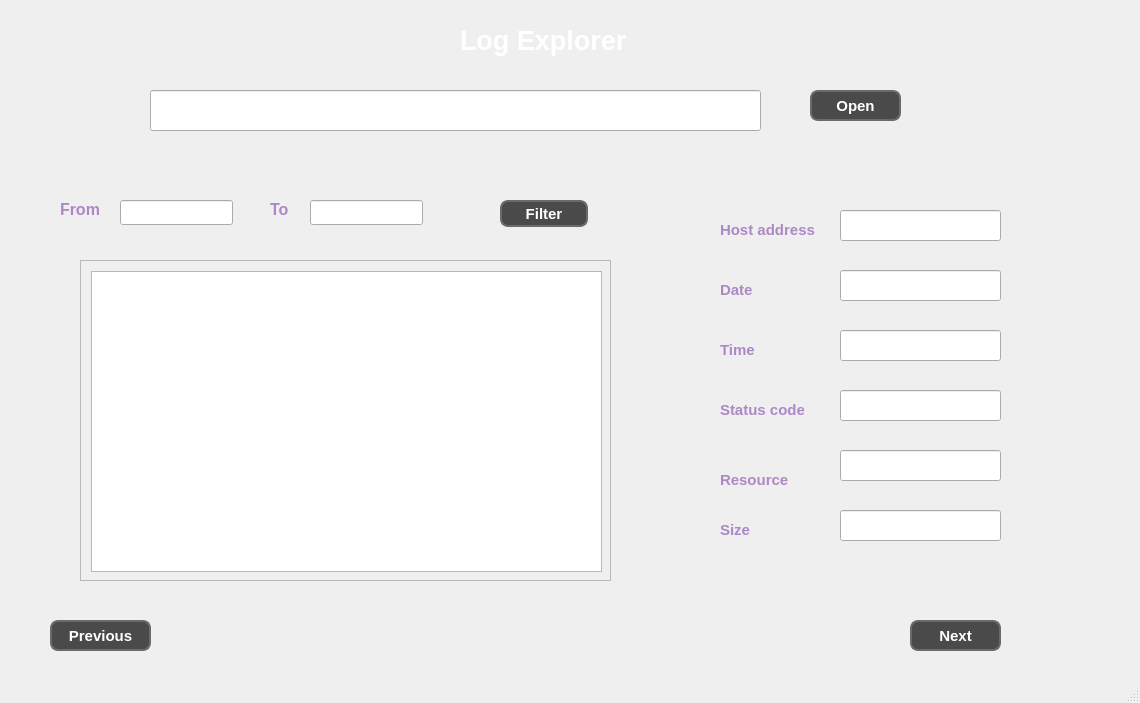
<?xml version="1.0" encoding="UTF-8"?>
<ui version="4.0">
 <class>MainWindow</class>
 <widget class="QMainWindow" name="MainWindow">
  <property name="geometry">
   <rect>
    <x>0</x>
    <y>0</y>
    <width>1140</width>
    <height>703</height>
   </rect>
  </property>
  <property name="windowTitle">
   <string>MainWindow</string>
  </property>
  <property name="styleSheet">
   <string notr="true"/>
  </property>
  <widget class="QWidget" name="centralwidget">
   <widget class="QPushButton" name="openLogButton">
    <property name="geometry">
     <rect>
      <x>810</x>
      <y>90</y>
      <width>91</width>
      <height>31</height>
     </rect>
    </property>
    <property name="styleSheet">
     <string notr="true">QPushButton {
    font-family: &quot;Arial&quot;, sans-serif;  
    font-size: 11pt;  
    font-weight: bold;  
    color: #ffffff;  
    background-color: #4a4a4a; 
    border: 2px solid #6a6a6a;  
    border-radius: 8px; 
    padding: 5px 15px; 
}

QPushButton:hover {
    background-color: #5a5a5a; 
    border-color: #8a8a8a;  
    color: #ffffff;  
}
</string>
    </property>
    <property name="text">
     <string>Open</string>
    </property>
   </widget>
   <widget class="QLineEdit" name="logPathEdit">
    <property name="geometry">
     <rect>
      <x>150</x>
      <y>90</y>
      <width>611</width>
      <height>41</height>
     </rect>
    </property>
   </widget>
   <widget class="QLineEdit" name="fromDateEdit">
    <property name="geometry">
     <rect>
      <x>120</x>
      <y>200</y>
      <width>113</width>
      <height>25</height>
     </rect>
    </property>
   </widget>
   <widget class="QLineEdit" name="toDateEdit">
    <property name="geometry">
     <rect>
      <x>310</x>
      <y>200</y>
      <width>113</width>
      <height>25</height>
     </rect>
    </property>
   </widget>
   <widget class="QLabel" name="fromLabel">
    <property name="geometry">
     <rect>
      <x>60</x>
      <y>200</y>
      <width>41</width>
      <height>19</height>
     </rect>
    </property>
    <property name="styleSheet">
     <string notr="true">QLabel {
     font-family: &quot;Arial&quot;, sans-serif; 
    font-size: 12pt; 
    color: #AD88C6;  
    font-weight: bold;  
    text-align: center; 
}</string>
    </property>
    <property name="text">
     <string>From</string>
    </property>
   </widget>
   <widget class="QLabel" name="toLabel">
    <property name="geometry">
     <rect>
      <x>270</x>
      <y>200</y>
      <width>31</width>
      <height>19</height>
     </rect>
    </property>
    <property name="styleSheet">
     <string notr="true">QLabel {
     font-family: &quot;Arial&quot;, sans-serif; 
    font-size: 12pt; 
    color: #AD88C6;  
    font-weight: bold;  
    text-align: center; 
}</string>
    </property>
    <property name="text">
     <string>To</string>
    </property>
   </widget>
   <widget class="QPushButton" name="filterButton">
    <property name="geometry">
     <rect>
      <x>500</x>
      <y>200</y>
      <width>88</width>
      <height>27</height>
     </rect>
    </property>
    <property name="styleSheet">
     <string notr="true">QPushButton {
    font-family: &quot;Arial&quot;, sans-serif;  
    font-size: 11pt;  
    font-weight: bold;  
    color: white;  
    background-color: #4a4a4a; 
    border: 2px solid #6a6a6a;  
    border-radius: 8px; 
    padding: 5px 15px; 
}

QPushButton:hover {
    background-color: #5a5a5a; 
    border-color: #8a8a8a;  
    color: #ffffff;  
}
</string>
    </property>
    <property name="text">
     <string>Filter</string>
    </property>
   </widget>
   <widget class="QPushButton" name="pushButton_3">
    <property name="geometry">
     <rect>
      <x>910</x>
      <y>620</y>
      <width>91</width>
      <height>31</height>
     </rect>
    </property>
    <property name="styleSheet">
     <string notr="true">QPushButton {
    font-family: &quot;Arial&quot;, sans-serif;  
    font-size: 11pt;  
    font-weight: bold;  
    color: #ffffff;  
    background-color: #4a4a4a; 
    border: 2px solid #6a6a6a;  
    border-radius: 8px; 
    padding: 5px 15px; 
}

QPushButton:hover {
    background-color: #5a5a5a; 
    border-color: #8a8a8a;  
    color: #ffffff;  
}</string>
    </property>
    <property name="text">
     <string>Next</string>
    </property>
   </widget>
   <widget class="QPushButton" name="pushButton_4">
    <property name="geometry">
     <rect>
      <x>50</x>
      <y>620</y>
      <width>101</width>
      <height>31</height>
     </rect>
    </property>
    <property name="styleSheet">
     <string notr="true">QPushButton {
    font-family: &quot;Arial&quot;, sans-serif;  
    font-size: 11pt;  
    font-weight: bold;  
    color: #ffffff;  
    background-color: #4a4a4a; 
    border: 2px solid #6a6a6a;  
    border-radius: 8px; 
    padding: 5px 15px; 
}

QPushButton:hover {
    background-color: #5a5a5a; 
    border-color: #8a8a8a;  
    color: #ffffff;  
}</string>
    </property>
    <property name="text">
     <string>Previous</string>
    </property>
   </widget>
   <widget class="QLabel" name="hostAddressLabel">
    <property name="geometry">
     <rect>
      <x>720</x>
      <y>220</y>
      <width>101</width>
      <height>20</height>
     </rect>
    </property>
    <property name="styleSheet">
     <string notr="true">QLabel {
     font-family: &quot;Arial&quot;, sans-serif; 
    font-size: 11pt; 
    color: #AD88C6;  
    font-weight: bold;  
    text-align: center; 
}
</string>
    </property>
    <property name="text">
     <string>Host address</string>
    </property>
    <property name="openExternalLinks">
     <bool>false</bool>
    </property>
   </widget>
   <widget class="QLineEdit" name="hostAddressEdit">
    <property name="geometry">
     <rect>
      <x>840</x>
      <y>210</y>
      <width>161</width>
      <height>31</height>
     </rect>
    </property>
    <property name="readOnly">
     <bool>false</bool>
    </property>
   </widget>
   <widget class="QLabel" name="dateLabel">
    <property name="geometry">
     <rect>
      <x>720</x>
      <y>280</y>
      <width>68</width>
      <height>19</height>
     </rect>
    </property>
    <property name="styleSheet">
     <string notr="true">QLabel {
     font-family: &quot;Arial&quot;, sans-serif; 
    font-size: 11pt; 
    color: #AD88C6;  
    font-weight: bold;  
    text-align: center; 
}</string>
    </property>
    <property name="text">
     <string>Date</string>
    </property>
   </widget>
   <widget class="QLineEdit" name="dateEdit">
    <property name="geometry">
     <rect>
      <x>840</x>
      <y>270</y>
      <width>161</width>
      <height>31</height>
     </rect>
    </property>
   </widget>
   <widget class="QLabel" name="timeLabel">
    <property name="geometry">
     <rect>
      <x>720</x>
      <y>340</y>
      <width>68</width>
      <height>19</height>
     </rect>
    </property>
    <property name="styleSheet">
     <string notr="true">QLabel {
     font-family: &quot;Arial&quot;, sans-serif; 
    font-size: 11pt; 
    color: #AD88C6;  
    font-weight: bold;  
    text-align: center; 
}</string>
    </property>
    <property name="text">
     <string>Time</string>
    </property>
   </widget>
   <widget class="QLineEdit" name="timeEdit">
    <property name="geometry">
     <rect>
      <x>840</x>
      <y>330</y>
      <width>161</width>
      <height>31</height>
     </rect>
    </property>
   </widget>
   <widget class="QLineEdit" name="statusCodeEdit">
    <property name="geometry">
     <rect>
      <x>840</x>
      <y>390</y>
      <width>161</width>
      <height>31</height>
     </rect>
    </property>
   </widget>
   <widget class="QLineEdit" name="resourceEdit">
    <property name="geometry">
     <rect>
      <x>840</x>
      <y>450</y>
      <width>161</width>
      <height>31</height>
     </rect>
    </property>
   </widget>
   <widget class="QLabel" name="resourceLabel">
    <property name="geometry">
     <rect>
      <x>720</x>
      <y>470</y>
      <width>68</width>
      <height>19</height>
     </rect>
    </property>
    <property name="styleSheet">
     <string notr="true">QLabel {
     font-family: &quot;Arial&quot;, sans-serif; 
    font-size: 11pt; 
    color: #AD88C6;  
    font-weight: bold;  
    text-align: center; 
}</string>
    </property>
    <property name="text">
     <string>Resource</string>
    </property>
   </widget>
   <widget class="QLineEdit" name="sizeEdit">
    <property name="geometry">
     <rect>
      <x>840</x>
      <y>510</y>
      <width>161</width>
      <height>31</height>
     </rect>
    </property>
   </widget>
   <widget class="QLabel" name="sizeLabel">
    <property name="geometry">
     <rect>
      <x>720</x>
      <y>520</y>
      <width>68</width>
      <height>19</height>
     </rect>
    </property>
    <property name="styleSheet">
     <string notr="true">QLabel {
     font-family: &quot;Arial&quot;, sans-serif; 
    font-size: 11pt; 
    color: #AD88C6;  
    font-weight: bold;  
    text-align: center; 
}</string>
    </property>
    <property name="text">
     <string>Size</string>
    </property>
   </widget>
   <widget class="QLabel" name="statusCodeLabel">
    <property name="geometry">
     <rect>
      <x>720</x>
      <y>400</y>
      <width>91</width>
      <height>20</height>
     </rect>
    </property>
    <property name="styleSheet">
     <string notr="true">QLabel {
     font-family: &quot;Arial&quot;, sans-serif; 
    font-size: 11pt; 
    color: #AD88C6;  
    font-weight: bold;  
    text-align: center; 
}</string>
    </property>
    <property name="text">
     <string>Status code</string>
    </property>
   </widget>
   <widget class="QScrollArea" name="scrollArea">
    <property name="geometry">
     <rect>
      <x>80</x>
      <y>260</y>
      <width>531</width>
      <height>321</height>
     </rect>
    </property>
    <property name="widgetResizable">
     <bool>true</bool>
    </property>
    <widget class="QWidget" name="scrollAreaWidgetContents">
     <property name="geometry">
      <rect>
       <x>0</x>
       <y>0</y>
       <width>529</width>
       <height>319</height>
      </rect>
     </property>
     <widget class="QTableView" name="logTableView">
      <property name="geometry">
       <rect>
        <x>10</x>
        <y>10</y>
        <width>511</width>
        <height>301</height>
       </rect>
      </property>
     </widget>
    </widget>
   </widget>
   <widget class="QLabel" name="label">
    <property name="geometry">
     <rect>
      <x>460</x>
      <y>20</y>
      <width>191</width>
      <height>41</height>
     </rect>
    </property>
    <property name="styleSheet">
     <string notr="true">QLabel {
     font-family: &quot;Arial&quot;, sans-serif; 
    font-size: 20pt; 
    color: white;  
    font-weight: bold;  
    text-align: center; 
}</string>
    </property>
    <property name="text">
     <string>Log Explorer</string>
    </property>
   </widget>
  </widget>
  <widget class="QStatusBar" name="statusbar"/>
 </widget>
 <resources/>
 <connections/>
</ui>
